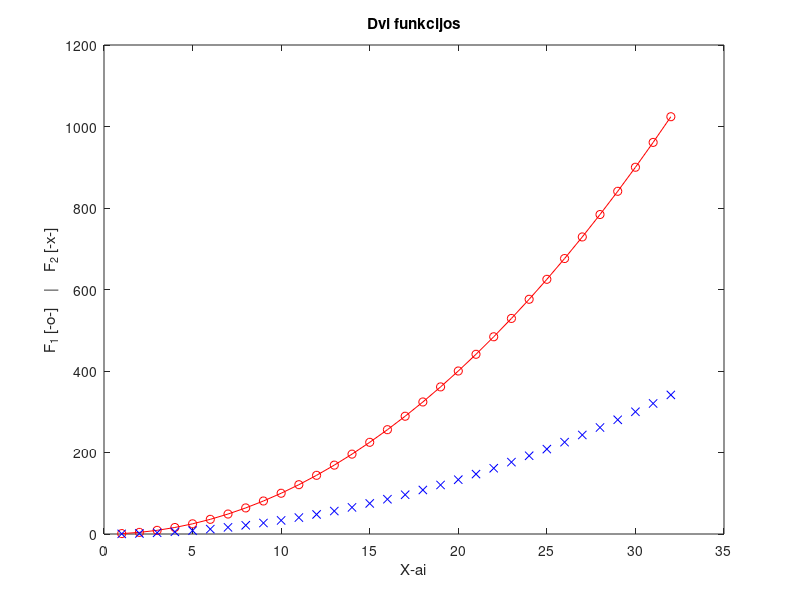

The MATLAB script that drew this image:
% Arijus Neviera
% Group EKFU-25/1
% Laboratory Work 1
% 11 September 2026

x = 1:32;
y = x.^2;

plot(x, y, 'o-r', x, y/3, 'xb')
title('Dvi funkcijos')
xlabel('X-ai')
ylabel('F_1 [-o-]    |    F_2 [-x-]')

% Complementary task


N = 2


v = N+1:0.5:N+4


A = [N N+1 N+2;
     N+3 N+4 N+5;
     N+6 N+7 N+8]


a = A(3,2)


b = A(2:3, 1:2)


c = A([1 3], [1 3])


v_modified = v(1:3)
combined = [A; v_modified]
